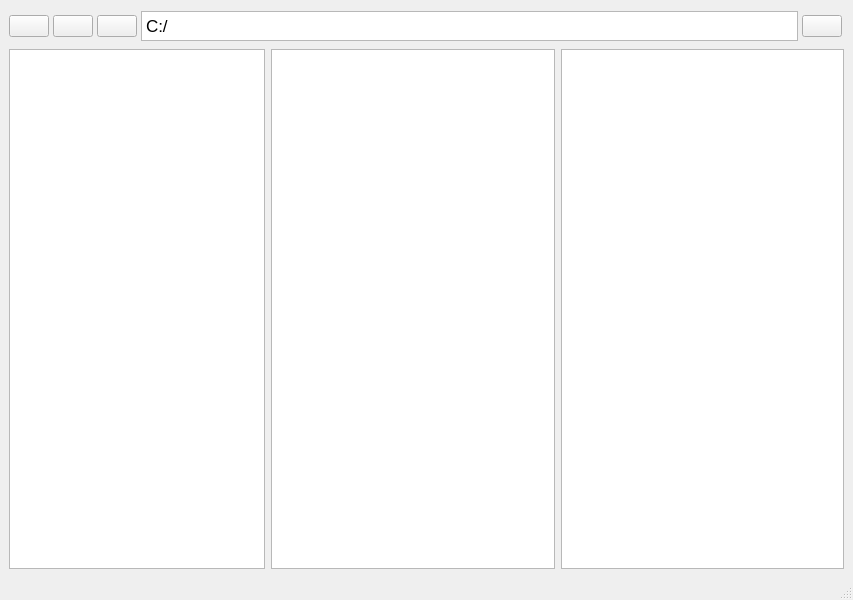
<?xml version="1.0" encoding="UTF-8"?>
<ui version="4.0">
 <class>MainWindow</class>
 <widget class="QMainWindow" name="MainWindow">
  <property name="geometry">
   <rect>
    <x>0</x>
    <y>0</y>
    <width>853</width>
    <height>600</height>
   </rect>
  </property>
  <property name="windowTitle">
   <string>FileExplorer</string>
  </property>
  <widget class="QWidget" name="centralwidget">
   <layout class="QVBoxLayout" name="verticalLayout_3">
    <item>
     <layout class="QHBoxLayout" name="horizontalLayout_2">
      <property name="spacing">
       <number>4</number>
      </property>
      <property name="topMargin">
       <number>2</number>
      </property>
      <property name="rightMargin">
       <number>2</number>
      </property>
      <property name="bottomMargin">
       <number>2</number>
      </property>
      <item>
       <widget class="QPushButton" name="fatherButton">
        <property name="sizePolicy">
         <sizepolicy hsizetype="Fixed" vsizetype="Fixed">
          <horstretch>0</horstretch>
          <verstretch>0</verstretch>
         </sizepolicy>
        </property>
        <property name="cursor">
         <cursorShape>PointingHandCursor</cursorShape>
        </property>
        <property name="text">
         <string/>
        </property>
        <property name="icon">
         <iconset theme="QIcon::ThemeIcon::GoUp"/>
        </property>
       </widget>
      </item>
      <item>
       <widget class="QPushButton" name="backButton">
        <property name="sizePolicy">
         <sizepolicy hsizetype="Fixed" vsizetype="Fixed">
          <horstretch>0</horstretch>
          <verstretch>0</verstretch>
         </sizepolicy>
        </property>
        <property name="cursor">
         <cursorShape>PointingHandCursor</cursorShape>
        </property>
        <property name="text">
         <string/>
        </property>
        <property name="icon">
         <iconset theme="QIcon::ThemeIcon::GoPrevious"/>
        </property>
       </widget>
      </item>
      <item>
       <widget class="QPushButton" name="nextButton">
        <property name="sizePolicy">
         <sizepolicy hsizetype="Fixed" vsizetype="Fixed">
          <horstretch>0</horstretch>
          <verstretch>0</verstretch>
         </sizepolicy>
        </property>
        <property name="cursor">
         <cursorShape>PointingHandCursor</cursorShape>
        </property>
        <property name="text">
         <string/>
        </property>
        <property name="icon">
         <iconset theme="QIcon::ThemeIcon::GoNext"/>
        </property>
       </widget>
      </item>
      <item>
       <widget class="QTextEdit" name="textEdit">
        <property name="sizePolicy">
         <sizepolicy hsizetype="Expanding" vsizetype="Fixed">
          <horstretch>0</horstretch>
          <verstretch>0</verstretch>
         </sizepolicy>
        </property>
        <property name="maximumSize">
         <size>
          <width>16777215</width>
          <height>30</height>
         </size>
        </property>
        <property name="html">
         <string>&lt;!DOCTYPE HTML PUBLIC &quot;-//W3C//DTD HTML 4.0//EN&quot; &quot;http://www.w3.org/TR/REC-html40/strict.dtd&quot;&gt;
&lt;html&gt;&lt;head&gt;&lt;meta name=&quot;qrichtext&quot; content=&quot;1&quot; /&gt;&lt;meta charset=&quot;utf-8&quot; /&gt;&lt;style type=&quot;text/css&quot;&gt;
p, li { white-space: pre-wrap; }
hr { height: 1px; border-width: 0; }
li.unchecked::marker { content: &quot;\2610&quot;; }
li.checked::marker { content: &quot;\2612&quot;; }
&lt;/style&gt;&lt;/head&gt;&lt;body style=&quot; font-family:'.AppleSystemUIFont'; font-size:13pt; font-weight:400; font-style:normal;&quot;&gt;
&lt;p style=&quot; margin-top:0px; margin-bottom:0px; margin-left:0px; margin-right:0px; -qt-block-indent:0; text-indent:0px;&quot;&gt;C:/&lt;/p&gt;&lt;/body&gt;&lt;/html&gt;</string>
        </property>
       </widget>
      </item>
      <item>
       <widget class="QPushButton" name="searchButton">
        <property name="cursor">
         <cursorShape>PointingHandCursor</cursorShape>
        </property>
        <property name="text">
         <string/>
        </property>
        <property name="icon">
         <iconset theme="QIcon::ThemeIcon::EditFind"/>
        </property>
       </widget>
      </item>
     </layout>
    </item>
    <item>
     <layout class="QHBoxLayout" name="horizontalLayout_3">
      <item>
       <widget class="QTreeView" name="treeView">
        <property name="sizePolicy">
         <sizepolicy hsizetype="Preferred" vsizetype="Preferred">
          <horstretch>0</horstretch>
          <verstretch>0</verstretch>
         </sizepolicy>
        </property>
       </widget>
      </item>
      <item>
       <widget class="QTreeWidget" name="PrincipalWidget">
        <property name="sizePolicy">
         <sizepolicy hsizetype="Expanding" vsizetype="Expanding">
          <horstretch>0</horstretch>
          <verstretch>0</verstretch>
         </sizepolicy>
        </property>
        <attribute name="headerVisible">
         <bool>false</bool>
        </attribute>
        <column>
         <property name="text">
          <string notr="true">1</string>
         </property>
        </column>
       </widget>
      </item>
      <item>
       <widget class="QTreeWidget" name="treeWidget">
        <attribute name="headerVisible">
         <bool>false</bool>
        </attribute>
        <column>
         <property name="text">
          <string notr="true">1</string>
         </property>
        </column>
       </widget>
      </item>
     </layout>
    </item>
   </layout>
  </widget>
  <widget class="QStatusBar" name="statusbar"/>
 </widget>
 <resources/>
 <connections/>
</ui>
